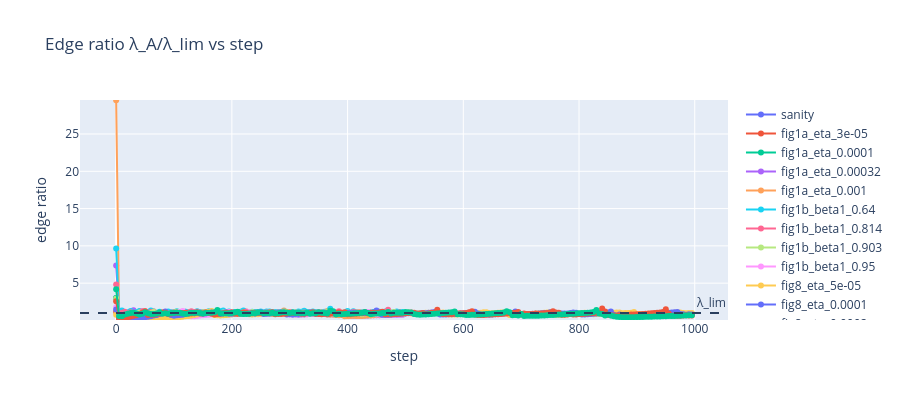

The notebook cell saved with this chart:
### Markdown cell above
### Edge ratio λ_A/λ_lim vs step

### Code cell
runs = ["sanity"] + [f"fig1a_eta_{e}" for e in lrs_fig1a] + [f"fig1b_beta1_{b}" for b in betas_fig1b] + [f"fig8_eta_{e}" for e in lrs_fig8]
show_fig(plot_edge_ratio(runs, OUTPUT_V2))
